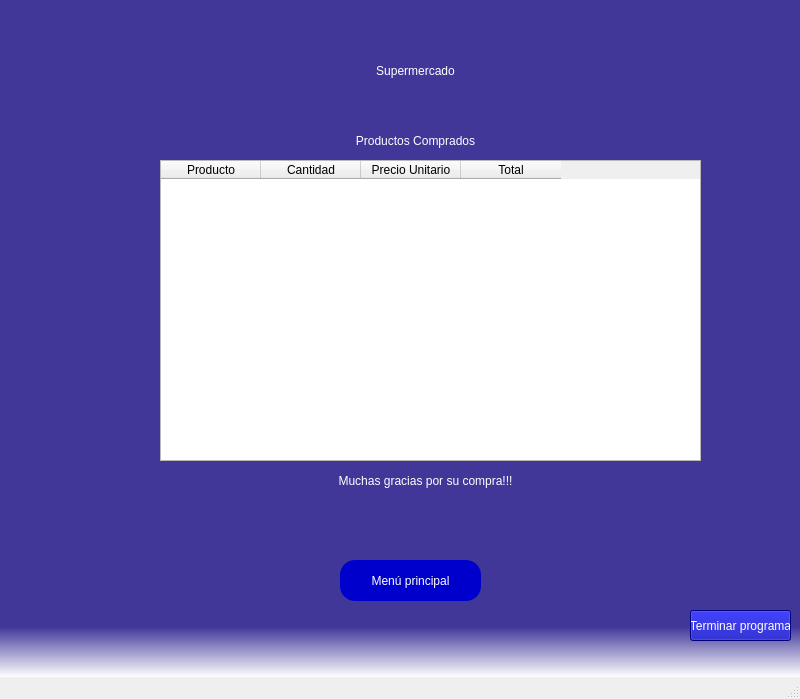
<?xml version="1.0" encoding="UTF-8"?>
<ui version="4.0">
 <class>MainWindow</class>
 <widget class="QMainWindow" name="MainWindow">
  <property name="geometry">
   <rect>
    <x>0</x>
    <y>0</y>
    <width>800</width>
    <height>699</height>
   </rect>
  </property>
  <property name="windowTitle">
   <string>MainWindow</string>
  </property>
  <property name="styleSheet">
   <string notr="true">QWidget#centralwidget{

	background-color: qlineargradient(spread:pad, x1:0, y1:0.925818, x2:0, y2:1, stop:0 rgba(12, 0, 127, 196), stop:1 rgba(255, 255, 255, 255));
}</string>
  </property>
  <widget class="QWidget" name="centralwidget">
   <widget class="QLabel" name="label">
    <property name="geometry">
     <rect>
      <x>250</x>
      <y>40</y>
      <width>331</width>
      <height>61</height>
     </rect>
    </property>
    <property name="styleSheet">
     <string notr="true">font: 36pt &quot;MS Shell Dlg 2&quot;;
color: rgb(255, 255, 255);</string>
    </property>
    <property name="text">
     <string>Supermercado</string>
    </property>
    <property name="alignment">
     <set>Qt::AlignCenter</set>
    </property>
   </widget>
   <widget class="QPushButton" name="buttonMenu">
    <property name="geometry">
     <rect>
      <x>340</x>
      <y>560</y>
      <width>141</width>
      <height>41</height>
     </rect>
    </property>
    <property name="styleSheet">
     <string notr="true">font: 87 9pt &quot;Arial Black&quot;;
font: 12pt &quot;MS Shell Dlg 2&quot;;
background-color: qlineargradient(spread:pad, x1:1, y1:0, x2:1, y2:0, stop:0 rgba(0, 0, 205, 255), stop:1 rgba(255, 255, 255, 255));
color: rgb(255, 255, 255);
border-radius:15px;</string>
    </property>
    <property name="text">
     <string>Menú principal</string>
    </property>
   </widget>
   <widget class="QPushButton" name="buttonTerminar">
    <property name="geometry">
     <rect>
      <x>690</x>
      <y>610</y>
      <width>101</width>
      <height>31</height>
     </rect>
    </property>
    <property name="styleSheet">
     <string notr="true">background-color: rgb(0, 0, 173);
color: rgb(255, 255, 255);</string>
    </property>
    <property name="text">
     <string>Terminar programa</string>
    </property>
   </widget>
   <widget class="QLabel" name="label_3">
    <property name="geometry">
     <rect>
      <x>250</x>
      <y>110</y>
      <width>331</width>
      <height>61</height>
     </rect>
    </property>
    <property name="styleSheet">
     <string notr="true">font: 20pt &quot;MS Shell Dlg 2&quot;;
color: rgb(255, 255, 255);</string>
    </property>
    <property name="text">
     <string>Productos Comprados</string>
    </property>
    <property name="alignment">
     <set>Qt::AlignCenter</set>
    </property>
   </widget>
   <widget class="QLabel" name="label_4">
    <property name="geometry">
     <rect>
      <x>260</x>
      <y>450</y>
      <width>331</width>
      <height>61</height>
     </rect>
    </property>
    <property name="styleSheet">
     <string notr="true">font: 16pt &quot;MS Shell Dlg 2&quot;;
color: rgb(255, 255, 255);</string>
    </property>
    <property name="text">
     <string>Muchas gracias por su compra!!!</string>
    </property>
    <property name="alignment">
     <set>Qt::AlignCenter</set>
    </property>
   </widget>
   <widget class="QLabel" name="labelComprador">
    <property name="geometry">
     <rect>
      <x>260</x>
      <y>490</y>
      <width>331</width>
      <height>61</height>
     </rect>
    </property>
    <property name="styleSheet">
     <string notr="true">font: 16pt &quot;MS Shell Dlg 2&quot;;
color: rgb(255, 255, 255);</string>
    </property>
    <property name="text">
     <string/>
    </property>
    <property name="alignment">
     <set>Qt::AlignCenter</set>
    </property>
   </widget>
   <widget class="QTableWidget" name="tableWidget">
    <property name="geometry">
     <rect>
      <x>160</x>
      <y>160</y>
      <width>541</width>
      <height>301</height>
     </rect>
    </property>
    <column>
     <property name="text">
      <string>Producto</string>
     </property>
    </column>
    <column>
     <property name="text">
      <string>Cantidad</string>
     </property>
    </column>
    <column>
     <property name="text">
      <string>Precio Unitario</string>
     </property>
    </column>
    <column>
     <property name="text">
      <string>Total</string>
     </property>
    </column>
   </widget>
  </widget>
  <widget class="QMenuBar" name="menubar">
   <property name="geometry">
    <rect>
     <x>0</x>
     <y>0</y>
     <width>800</width>
     <height>21</height>
    </rect>
   </property>
  </widget>
  <widget class="QStatusBar" name="statusbar"/>
 </widget>
 <resources/>
 <connections/>
</ui>
